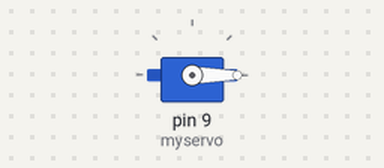
A sketch run on a simulated Arduino Uno, built with avr-gcc and run on an emulated ATmega328P. Parts: servo.

Above: at 0.05 s.
At 3.75 s:
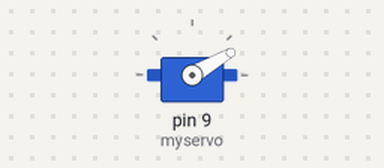
At 7.45 s:
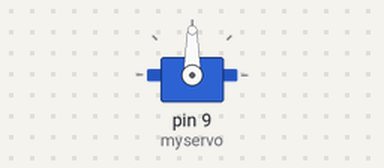
At 14.95 s:
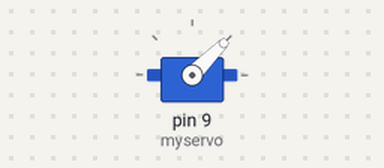
Timing chart, 0 to 19.5 s (numbered marks = the images above):
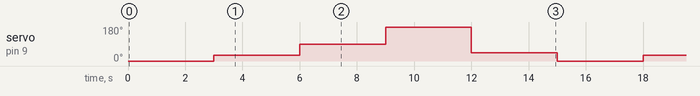

Measured:
- by itself, servo on pin 9 (myservo): repeats every 15.0 s: 90° 3.0 s, 180° 3.0 s, 45° 3.0 s, 0° 3.0 s, 30° 3.0 s

The sketch:

01_Basic_Servo.ino
```cpp
#include <Servo.h>

#define DELAY_TIME 3000

Servo myservo;

void setup()
{
    myservo.attach(9);
}

void loop()
{
    myservo.write(0);
    delay(DELAY_TIME);

    myservo.write(30);
    delay(DELAY_TIME);

    myservo.write(90);
    delay(DELAY_TIME);

    myservo.write(180);
    delay(DELAY_TIME);

    myservo.write(45);
    delay(DELAY_TIME);
}
```
